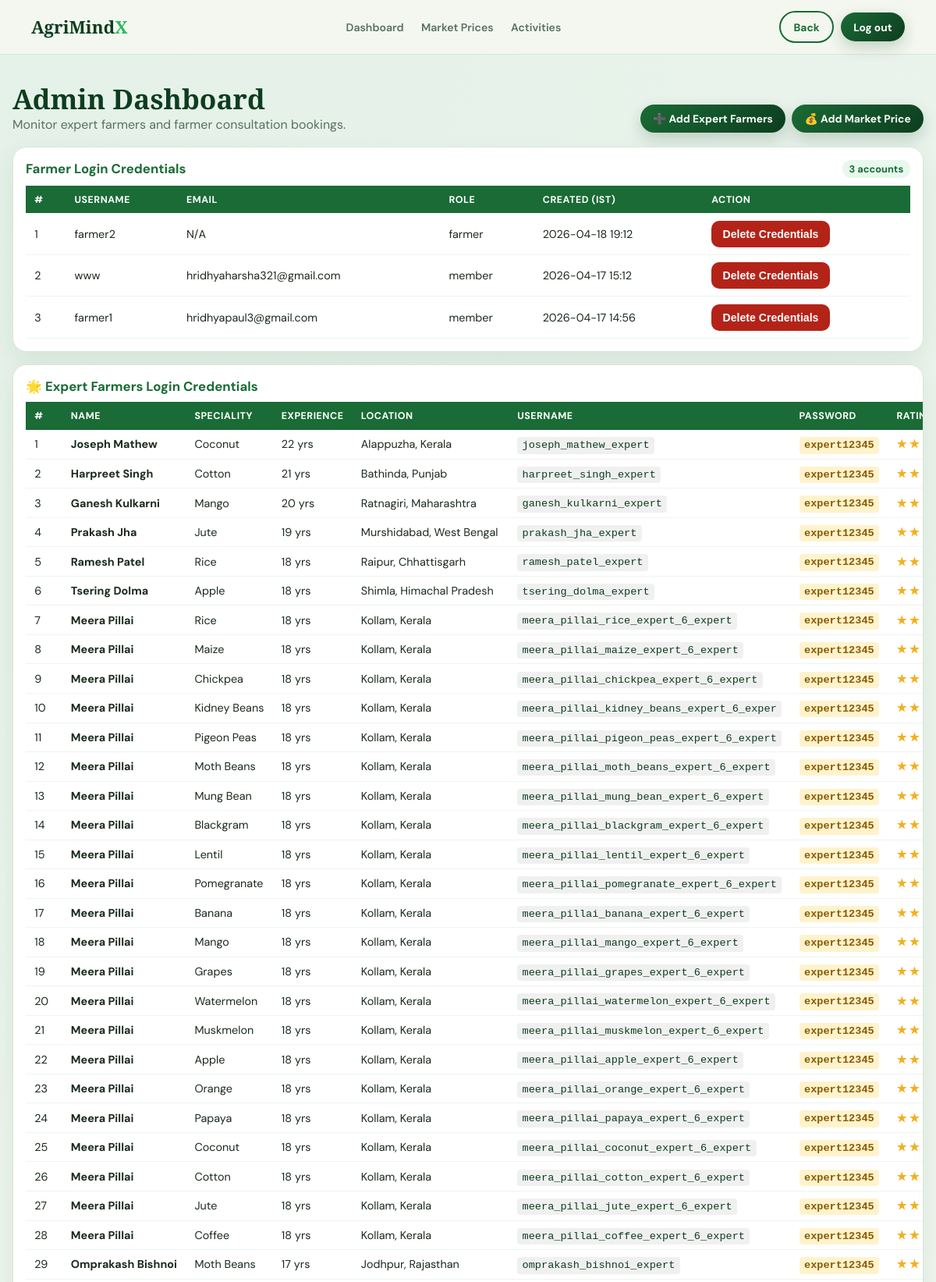
Page /admin/dashboard (signed in, upper part) on the committed database.
### app.py (models this page shows)
class User(db.Model):
    id             = db.Column(db.Integer, primary_key=True)
    username       = db.Column(db.String(80), unique=True, nullable=False)
    email          = db.Column(db.String(120), unique=True, nullable=True)
    password_hash  = db.Column(db.String(255), nullable=False)
    role           = db.Column(db.String(20), nullable=False, default="member")
    created_at     = db.Column(db.DateTime, default=datetime.utcnow)

class ExpertFarmer(db.Model):
    id                 = db.Column(db.Integer, primary_key=True)
    user_id            = db.Column(db.Integer, db.ForeignKey("user.id"), nullable=True)
    name               = db.Column(db.String(120), nullable=False)
    crop_speciality    = db.Column(db.String(80), nullable=False, index=True)
    experience_years   = db.Column(db.Integer, nullable=False)
    district           = db.Column(db.String(80), nullable=False)
    state              = db.Column(db.String(80), nullable=False)
    rating             = db.Column(db.Float, nullable=False, default=4.5)
    phone              = db.Column(db.String(20), nullable=False)
    available_slots    = db.Column(db.Text, nullable=False)
    user = db.relationship("User", backref="expert_profile")

### app.py (the view)
@app.route("/admin/dashboard")
@role_required("admin")
def admin_dashboard():
    current_user = get_current_user()
    ensure_expert_farmer_credentials()
    bookings = (FarmerBooking.query
                .order_by(FarmerBooking.created_at.desc())
                .limit(100)
                .all())
    experts = ExpertFarmer.query.order_by(ExpertFarmer.experience_years.desc()).all()
    farmer_users = (User.query
                    .filter(User.role.in_(["farmer", "member"]))
                    .order_by(User.created_at.desc())
                    .all())
    smtp_settings = get_smtp_runtime_settings()
    smtp_ready = bool(
        smtp_settings["smtp_host"]
        and smtp_settings["smtp_username"]
        and smtp_settings["smtp_password"]
    )
    log_admin_activity(
        admin_username=current_user.username,
        activity_type="view-bookings",
        description=f"Viewed booking details dashboard ({len(bookings)} records shown).",
    )
    return render_template(
        "admin_dashboard.html",
        bookings=bookings,
        experts=experts,
        crop_names=sorted(CROP_DETAILS.keys()),
        farmer_users=farmer_users,
        farmer_default_password=AUTO_FARMER_PASSWORD,
        expert_default_password=AUTO_EXPERT_PASSWORD,
        current_user=current_user,
        smtp_settings=smtp_settings,
        smtp_ready=smtp_ready,
    )

### app.py (called while the page is built, shortened)
def format_local_timestamp(dt_value, fmt="%Y-%m-%d %H:%M"):
    if dt_value is None:
        return "N/A"
    return (dt_value + LOCAL_TIME_OFFSET).strftime(fmt)

@app.template_filter("localtime")
def localtime_filter(dt_value, fmt="%Y-%m-%d %H:%M"):
    return format_local_timestamp(dt_value, fmt)

def ensure_expert_farmer_credentials():
    existing_usernames = {u.username for u in User.query.with_entities(User.username).all()}
    created_usernames = []
    experts = ExpertFarmer.query.order_by(ExpertFarmer.id.asc()).all()
    for expert in experts:
        linked_user = expert.user
        if linked_user is not None and linked_user.role == "expert":
            continue
    if created_usernames:
        db.session.commit()
    return created_usernames

def infer_smtp_host(smtp_username: str) -> str:
    username = (smtp_username or "").strip().lower()
    if username.endswith("@gmail.com"):
        return "smtp.gmail.com"
    if username.endswith("@outlook.com") or username.endswith("@hotmail.com") or username.endswith("@live.com"):
        return "smtp.office365.com"
    if username.endswith("@yahoo.com"):
        return "smtp.mail.yahoo.com"
    return ""

def get_current_user():
    user_id = session.get("user_id")
    if not user_id:
        return None
    return db.session.get(User, user_id)

def log_admin_activity(admin_username: str, activity_type: str, description: str):
    if not admin_username:
        return
    db.session.add(AdminActivity(
        admin_username=admin_username,
        activity_type=activity_type,
        description=description,
    ))
    db.session.commit()

def role_required(*roles):
    def decorator(view):
        @wraps(view)
        def wrapped(*args, **kwargs):
            current_user = get_current_user()
            if current_user is None:
                flash("Please log in first.", "auth")
                return redirect(url_for("login"))
            if current_user.role not in roles:
                flash("You do not have access to this page.", "auth")
                return redirect(url_for("home"))
            return view(*args, **kwargs)
        return wrapped
    return decorator

### templates/admin_dashboard.html (shortened to what this page needs)
<!DOCTYPE html>
<html lang="en">
<head>
</head>
<body>
  <nav>
    <a class="logo" href="{{ url_for('home') }}">AgriMind<span>X</span></a>
    <ul class="nav-links">
      <li><a href="{{ url_for('admin_dashboard') }}">Dashboard</a></li>
      <li><a href="{{ url_for('admin_market_prices') }}">Market Prices</a></li>
      <li><a href="{{ url_for('admin_activities') }}">Activities</a></li>
    </ul>
    <div class="nav-actions">
      <a class="btn btn-ghost" href="{{ url_for('home') }}">Back</a>
      <a class="btn" href="{{ url_for('logout') }}">Log out</a>
    </div>
  </nav>
  <div class="wrap">
    <div class="hero">
      <div>
        <h1>Admin Dashboard</h1>
        <p style="color:#5a7060;margin-top:.2rem;">Monitor expert farmers and farmer consultation bookings.</p>
      </div>
      <div class="top-actions">
        <a class="btn" href="{{ url_for('add_expert') }}">➕ Add Expert Farmers</a>
        <a class="btn" href="{{ url_for('admin_market_prices') }}">💰 Add Market Price</a>
      </div>
    </div>
    <div class="grid">
      <div class="card">
        <div class="card-head">
          <h2>Farmer Login Credentials</h2>
          <span class="status {{ 'ok' if farmer_users else 'warn' }}">{{ farmer_users|length }} account{{ '' if farmer_users|length == 1 else 's' }}</span>
        </div>
        {% if farmer_users %}
        <table>
          <thead>
            <tr>
              <th>#</th>
              <th>Username</th>
              <th>Email</th>
              <th>Role</th>
              <th>Created (IST)</th>
              <th>Action</th>
            </tr>
          </thead>
          <tbody>
            {% for u in farmer_users %}
            <tr>
              <td>{{ loop.index }}</td>
              <td>{{ u.username }}</td>
              <td>{{ u.email if u.email else 'N/A' }}</td>
              <td>{{ u.role }}</td>
              <td>{{ u.created_at | localtime('%Y-%m-%d %H:%M') }}</td>
              <td>
                <form method="POST" action="{{ url_for('admin_delete_farmer_credentials') }}" onsubmit="return confirm('Delete login credentials for ' + {{ u.username|tojson }} + '?');">
                  <button type="submit" class="mini-btn danger-btn">Delete Credentials</button>
                </form>
              </td>
            </tr>
            {% endfor %}
          </tbody>
        </table>
        {% else %}
        <div class="empty">No farmer/member login credentials found.</div>
        {% endif %}
      </div>
      <div class="card">
        <div class="card-head">
          <h2>🌟 Expert Farmers Login Credentials</h2>
        </div>
        {% if experts %}
        <table>
          <thead>
            <tr>
              <th>#</th>
              <th>Name</th>
              <th>Speciality</th>
              <th>Experience</th>
              <th>Location</th>
              <th>Username</th>
              <th>Password</th>
              <th>Rating</th>
            </tr>
          </thead>
          <tbody>
            {% for e in experts %}
            <tr>
              <td>{{ loop.index }}</td>
              <td><strong>{{ e.name }}</strong></td>
              <td>{{ e.crop_speciality }}</td>
              <td>{{ e.experience_years }} yrs</td>
              <td>{{ e.district }}, {{ e.state }}</td>
              <td>
                {% if e.user %}
                <code style="background:#f0f0f0;padding:.2rem .4rem;border-radius:4px;font-size:.85rem;color:#0d3d1f">{{ e.user.username }}</code>
                {% else %}
                <span style="color:#8aa095;font-size:.85rem;">No account</span>
                {% endif %}
              </td>
              <td>
                {% if e.user %}
                <code style="background:#fff3cd;padding:.2rem .4rem;border-radius:4px;font-size:.85rem;color:#8a5b00;font-weight:700">{{ expert_default_password }}</code>
                {% else %}
                <span style="color:#8aa095;font-size:.85rem;">—</span>
                {% endif %}
              </td>
              <td>
                <span style="color:#f2b01e;font-weight:700;">
                  {% set rating = e.rating | int %}
                  {% for i in range(1, 6) %}
                    {% if i <= rating %}<span>★</span>{% else %}<span style="opacity:.25;">★</span>{% endif %}
                  {% endfor %}
                </span>
              </td>
            </tr>
            {% endfor %}
          </tbody>
        </table>
        {% else %}
        <div class="empty">No expert farmers added yet.</div>
        {% endif %}
      </div>
    </div>
  </div>
</body>
</html>

### templates/admin_dashboard.html (style rules this page uses)
* { box-sizing:border-box;margin:0;padding:0 }
body { font-family:'DM Sans',sans-serif; background: radial-gradient(circle at 0% 0%, #e4f1e8 0%, transparent 42%), radial-gradient(circle at 100% 100%, #d8eadf 0%, transparent 38%), #f4f8f2; color:#1a2a1d; padding:6.7rem 1rem 2rem; }
.wrap { max-width:1180px;margin:0 auto }
nav { position:fixed;top:0;left:0;right:0;z-index:200; display:flex;align-items:center;justify-content:space-between; padding:.9rem 2.5rem; background:rgba(244,247,240,.94);backdrop-filter:blur(16px); border-bottom:1px solid #d6e8da; }
.logo { font-family:'Playfair Display',serif;font-size:1.4rem;font-weight:900; color:#0d3d1f;text-decoration:none; }
.logo span { color:#2dbb5d }
.nav-links { display:flex;gap:1.4rem;list-style:none }
.nav-links a { text-decoration:none;color:#5a7060;font-size:.88rem;font-weight:600 }
.nav-actions { display:flex;align-items:center;gap:.55rem;flex-wrap:wrap }
.hero { display:flex;justify-content:space-between;align-items:end;gap:1rem;flex-wrap:wrap;margin-bottom:1.1rem }
h1 { font-family:'Playfair Display',serif;color:#0d3d1f;font-size:2.2rem;line-height:1.1 }
a { color:#1a6b35;text-decoration:none;font-weight:600 }
.top-actions { display:flex;gap:.5rem;align-items:center;flex-wrap:wrap }
.btn { background:linear-gradient(135deg,#1a6b35,#0d3d1f); color:#fff!important;padding:.58rem 1.02rem;border-radius:999px;text-decoration:none; font-size:.86rem;display:inline-flex;align-items:center;justify-content:center;font-weight:700; box-shadow:0 8px 20px rgba(13,61,31,.2);transition:transform .2s, box-shadow .2s; }
.btn-ghost { background:transparent;color:#1a6b35!important;border:2px solid #1a6b35;box-shadow:none }
.grid { display:grid;grid-template-columns:1fr;gap:1rem }
.card { background:#fff;border:1px solid #d6e8da;border-radius:18px;padding:1rem;overflow:auto;box-shadow:0 12px 32px rgba(13,61,31,.08) }
h2 { color:#1a6b35;font-size:1.05rem;margin-bottom:.6rem }
.card-head { display:flex;justify-content:space-between;align-items:center;gap:.6rem;flex-wrap:wrap;margin-bottom:.6rem }
.card-head h2 { margin-bottom:0 }
.status { display:inline-block;padding:.2rem .55rem;border-radius:999px;font-size:.8rem;font-weight:700 }
.status.ok { background:#e7f8ec;color:#1a6b35 }
.mini-btn { background:linear-gradient(135deg,#1a6b35,#0d3d1f);color:#fff;border:none;border-radius:10px;padding:.56rem .9rem;font-size:.88rem;font-weight:700;cursor:pointer;transition:transform .2s }
.danger-btn { background:#b42318 }
table { width:100%;border-collapse:collapse;font-size:.9rem }
th { background:#1a6b35;color:#fff;text-align:left;padding:.62rem .7rem;white-space:nowrap;text-transform:uppercase;font-size:.78rem;letter-spacing:.04em }
td { padding:.58rem .7rem;border-bottom:1px solid #edf5f0;white-space:nowrap }

### rows in the picture
User: username "farmer2", email "N/A", role "farmer", created_at "2026-04-18 19:12"
User: username "www", email "hridhyaharsha321@gmail.com", role "member", created_at "2026-04-17 15:12"
User: username "farmer1", email "hridhyapaul3@gmail.com", role "member", created_at "2026-04-17 14:56"
ExpertFarmer: name "Joseph Mathew", crop_speciality "Coconut", experience_years "22", district "Alappuzha", state "Kerala", user.username "joseph_mathew_expert", expert_default_password "expert12345"
ExpertFarmer: name "Harpreet Singh", crop_speciality "Cotton", experience_years "21", district "Bathinda", state "Punjab", user.username "harpreet_singh_expert", expert_default_password "expert12345"
ExpertFarmer: name "Ganesh Kulkarni", crop_speciality "Mango", experience_years "20", district "Ratnagiri", state "Maharashtra", user.username "ganesh_kulkarni_expert", expert_default_password "expert12345"
ExpertFarmer: name "Prakash Jha", crop_speciality "Jute", experience_years "19", district "Murshidabad", state "West Bengal", user.username "prakash_jha_expert", expert_default_password "expert12345"
ExpertFarmer: name "Ramesh Patel", crop_speciality "Rice", experience_years "18", district "Raipur", state "Chhattisgarh", user.username "ramesh_patel_expert", expert_default_password "expert12345"
ExpertFarmer: name "Tsering Dolma", crop_speciality "Apple", experience_years "18", district "Shimla", state "Himachal Pradesh", user.username "tsering_dolma_expert", expert_default_password "expert12345"
ExpertFarmer: name "Meera Pillai", crop_speciality "Rice", experience_years "18", district "Kollam", state "Kerala", user.username "meera_pillai_rice_expert_6_expert", expert_default_password "expert12345"
ExpertFarmer: name "Meera Pillai", crop_speciality "Maize", experience_years "18", district "Kollam", state "Kerala", user.username "meera_pillai_maize_expert_6_expert", expert_default_password "expert12345"
ExpertFarmer: name "Meera Pillai", crop_speciality "Chickpea", experience_years "18", district "Kollam", state "Kerala", user.username "meera_pillai_chickpea_expert_6_expert", expert_default_password "expert12345"
ExpertFarmer: name "Meera Pillai", crop_speciality "Kidney Beans", experience_years "18", district "Kollam", state "Kerala", user.username "meera_pillai_kidney_beans_expert_6_exper", expert_default_password "expert12345"
ExpertFarmer: name "Meera Pillai", crop_speciality "Pigeon Peas", experience_years "18", district "Kollam", state "Kerala", user.username "meera_pillai_pigeon_peas_expert_6_expert", expert_default_password "expert12345"
ExpertFarmer: name "Meera Pillai", crop_speciality "Moth Beans", experience_years "18", district "Kollam", state "Kerala", user.username "meera_pillai_moth_beans_expert_6_expert", expert_default_password "expert12345"
ExpertFarmer: name "Meera Pillai", crop_speciality "Mung Bean", experience_years "18", district "Kollam", state "Kerala", user.username "meera_pillai_mung_bean_expert_6_expert", expert_default_password "expert12345"
ExpertFarmer: name "Meera Pillai", crop_speciality "Blackgram", experience_years "18", district "Kollam", state "Kerala", user.username "meera_pillai_blackgram_expert_6_expert", expert_default_password "expert12345"
ExpertFarmer: name "Meera Pillai", crop_speciality "Lentil", experience_years "18", district "Kollam", state "Kerala", user.username "meera_pillai_lentil_expert_6_expert", expert_default_password "expert12345"
ExpertFarmer: name "Meera Pillai", crop_speciality "Pomegranate", experience_years "18", district "Kollam", state "Kerala", user.username "meera_pillai_pomegranate_expert_6_expert", expert_default_password "expert12345"
ExpertFarmer: name "Meera Pillai", crop_speciality "Banana", experience_years "18", district "Kollam", state "Kerala", user.username "meera_pillai_banana_expert_6_expert", expert_default_password "expert12345"
ExpertFarmer: name "Meera Pillai", crop_speciality "Mango", experience_years "18", district "Kollam", state "Kerala", user.username "meera_pillai_mango_expert_6_expert", expert_default_password "expert12345"
ExpertFarmer: name "Meera Pillai", crop_speciality "Grapes", experience_years "18", district "Kollam", state "Kerala", user.username "meera_pillai_grapes_expert_6_expert", expert_default_password "expert12345"
ExpertFarmer: name "Meera Pillai", crop_speciality "Watermelon", experience_years "18", district "Kollam", state "Kerala", user.username "meera_pillai_watermelon_expert_6_expert", expert_default_password "expert12345"
ExpertFarmer: name "Meera Pillai", crop_speciality "Muskmelon", experience_years "18", district "Kollam", state "Kerala", user.username "meera_pillai_muskmelon_expert_6_expert", expert_default_password "expert12345"
ExpertFarmer: name "Meera Pillai", crop_speciality "Apple", experience_years "18", district "Kollam", state "Kerala", user.username "meera_pillai_apple_expert_6_expert", expert_default_password "expert12345"
ExpertFarmer: name "Meera Pillai", crop_speciality "Orange", experience_years "18", district "Kollam", state "Kerala", user.username "meera_pillai_orange_expert_6_expert", expert_default_password "expert12345"
ExpertFarmer: name "Meera Pillai", crop_speciality "Papaya", experience_years "18", district "Kollam", state "Kerala", user.username "meera_pillai_papaya_expert_6_expert", expert_default_password "expert12345"
ExpertFarmer: name "Meera Pillai", crop_speciality "Coconut", experience_years "18", district "Kollam", state "Kerala", user.username "meera_pillai_coconut_expert_6_expert", expert_default_password "expert12345"
ExpertFarmer: name "Meera Pillai", crop_speciality "Cotton", experience_years "18", district "Kollam", state "Kerala", user.username "meera_pillai_cotton_expert_6_expert", expert_default_password "expert12345"
ExpertFarmer: name "Meera Pillai", crop_speciality "Jute", experience_years "18", district "Kollam", state "Kerala", user.username "meera_pillai_jute_expert_6_expert", expert_default_password "expert12345"
ExpertFarmer: name "Meera Pillai", crop_speciality "Coffee", experience_years "18", district "Kollam", state "Kerala", user.username "meera_pillai_coffee_expert_6_expert", expert_default_password "expert12345"
ExpertFarmer: name "Omprakash Bishnoi", crop_speciality "Moth Beans", experience_years "17", district "Jodhpur", state "Rajasthan", user.username "omprakash_bishnoi_expert", expert_default_password "expert12345"

### other values in the picture
{{ farmer_users|length }} "3"
{{ '' if farmer_users|length == 1 else 's' }} "s"
